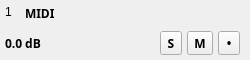
<?xml version="1.0" encoding="UTF-8"?>
<ui version="4.0">
 <class>TrackControlsWidget</class>
 <widget class="QWidget" name="TrackControlsWidget">
  <property name="geometry">
   <rect>
    <x>0</x>
    <y>0</y>
    <width>250</width>
    <height>60</height>
   </rect>
  </property>
  <property name="sizePolicy">
   <sizepolicy hsizetype="Expanding" vsizetype="Minimum">
    <horstretch>0</horstretch>
    <verstretch>0</verstretch>
   </sizepolicy>
  </property>
  <property name="minimumSize">
   <size>
    <width>0</width>
    <height>60</height>
   </size>
  </property>
  <property name="maximumSize">
   <size>
    <width>250</width>
    <height>60</height>
   </size>
  </property>
  <property name="contextMenuPolicy">
   <enum>Qt::CustomContextMenu</enum>
  </property>
  <property name="windowTitle">
   <string>Form</string>
  </property>
  <property name="styleSheet">
   <string notr="true"/>
  </property>
  <layout class="QHBoxLayout" name="horizontalLayout_3">
   <property name="spacing">
    <number>0</number>
   </property>
   <property name="leftMargin">
    <number>0</number>
   </property>
   <property name="topMargin">
    <number>0</number>
   </property>
   <property name="rightMargin">
    <number>0</number>
   </property>
   <property name="bottomMargin">
    <number>0</number>
   </property>
   <item>
    <widget class="QFrame" name="trackContainer">
     <property name="sizePolicy">
      <sizepolicy hsizetype="Preferred" vsizetype="Expanding">
       <horstretch>0</horstretch>
       <verstretch>0</verstretch>
      </sizepolicy>
     </property>
     <property name="autoFillBackground">
      <bool>false</bool>
     </property>
     <property name="frameShape">
      <enum>QFrame::Box</enum>
     </property>
     <property name="frameShadow">
      <enum>QFrame::Sunken</enum>
     </property>
     <property name="lineWidth">
      <number>0</number>
     </property>
     <layout class="QVBoxLayout" name="verticalLayout_2">
      <property name="spacing">
       <number>5</number>
      </property>
      <property name="sizeConstraint">
       <enum>QLayout::SetMinimumSize</enum>
      </property>
      <property name="leftMargin">
       <number>5</number>
      </property>
      <property name="topMargin">
       <number>5</number>
      </property>
      <property name="rightMargin">
       <number>5</number>
      </property>
      <property name="bottomMargin">
       <number>5</number>
      </property>
      <item>
       <layout class="QHBoxLayout" name="horizontalLayout_2">
        <property name="sizeConstraint">
         <enum>QLayout::SetFixedSize</enum>
        </property>
        <item>
         <widget class="QLabel" name="number">
          <property name="sizePolicy">
           <sizepolicy hsizetype="Preferred" vsizetype="Expanding">
            <horstretch>0</horstretch>
            <verstretch>0</verstretch>
           </sizepolicy>
          </property>
          <property name="maximumSize">
           <size>
            <width>15</width>
            <height>16777215</height>
           </size>
          </property>
          <property name="text">
           <string>1</string>
          </property>
          <property name="alignment">
           <set>Qt::AlignLeading|Qt::AlignLeft|Qt::AlignTop</set>
          </property>
         </widget>
        </item>
        <item>
         <widget class="QLabel" name="title">
          <property name="sizePolicy">
           <sizepolicy hsizetype="Preferred" vsizetype="Expanding">
            <horstretch>0</horstretch>
            <verstretch>0</verstretch>
           </sizepolicy>
          </property>
          <property name="font">
           <font>
            <family>SF Display</family>
            <weight>75</weight>
            <bold>true</bold>
           </font>
          </property>
          <property name="styleSheet">
           <string notr="true"/>
          </property>
          <property name="text">
           <string>MIDI</string>
          </property>
          <property name="alignment">
           <set>Qt::AlignLeading|Qt::AlignLeft|Qt::AlignTop</set>
          </property>
         </widget>
        </item>
       </layout>
      </item>
      <item>
       <layout class="QHBoxLayout" name="horizontalLayout">
        <property name="spacing">
         <number>5</number>
        </property>
        <property name="sizeConstraint">
         <enum>QLayout::SetMinimumSize</enum>
        </property>
        <property name="rightMargin">
         <number>0</number>
        </property>
        <item>
         <widget class="QLabel" name="gainLabel">
          <property name="minimumSize">
           <size>
            <width>45</width>
            <height>0</height>
           </size>
          </property>
          <property name="font">
           <font>
            <family>SF Display</family>
            <weight>75</weight>
            <bold>true</bold>
           </font>
          </property>
          <property name="text">
           <string>0.0 dB</string>
          </property>
         </widget>
        </item>
        <item>
         <widget class="QToolButton" name="soloButton">
          <property name="sizePolicy">
           <sizepolicy hsizetype="Fixed" vsizetype="Preferred">
            <horstretch>0</horstretch>
            <verstretch>0</verstretch>
           </sizepolicy>
          </property>
          <property name="minimumSize">
           <size>
            <width>22</width>
            <height>0</height>
           </size>
          </property>
          <property name="font">
           <font>
            <family>SF Display</family>
            <weight>75</weight>
            <bold>true</bold>
           </font>
          </property>
          <property name="text">
           <string>S</string>
          </property>
         </widget>
        </item>
        <item>
         <widget class="QToolButton" name="muteButton">
          <property name="sizePolicy">
           <sizepolicy hsizetype="Fixed" vsizetype="Preferred">
            <horstretch>0</horstretch>
            <verstretch>0</verstretch>
           </sizepolicy>
          </property>
          <property name="minimumSize">
           <size>
            <width>22</width>
            <height>0</height>
           </size>
          </property>
          <property name="font">
           <font>
            <family>SF Display</family>
            <weight>75</weight>
            <bold>true</bold>
           </font>
          </property>
          <property name="text">
           <string>M</string>
          </property>
         </widget>
        </item>
        <item>
         <widget class="QToolButton" name="muteButton_2">
          <property name="sizePolicy">
           <sizepolicy hsizetype="Fixed" vsizetype="Preferred">
            <horstretch>0</horstretch>
            <verstretch>0</verstretch>
           </sizepolicy>
          </property>
          <property name="minimumSize">
           <size>
            <width>22</width>
            <height>0</height>
           </size>
          </property>
          <property name="font">
           <font>
            <family>SF Display</family>
            <weight>75</weight>
            <bold>true</bold>
           </font>
          </property>
          <property name="text">
           <string>•</string>
          </property>
         </widget>
        </item>
       </layout>
      </item>
     </layout>
    </widget>
   </item>
   <item>
    <widget class="QWidget" name="trackColor" native="true">
     <property name="maximumSize">
      <size>
       <width>5</width>
       <height>16777215</height>
      </size>
     </property>
    </widget>
   </item>
  </layout>
  <action name="actionChoose_Color">
   <property name="text">
    <string>Choose Color...</string>
   </property>
   <property name="iconVisibleInMenu">
    <bool>true</bool>
   </property>
   <property name="shortcutVisibleInContextMenu">
    <bool>true</bool>
   </property>
  </action>
 </widget>
 <resources/>
 <connections/>
</ui>
